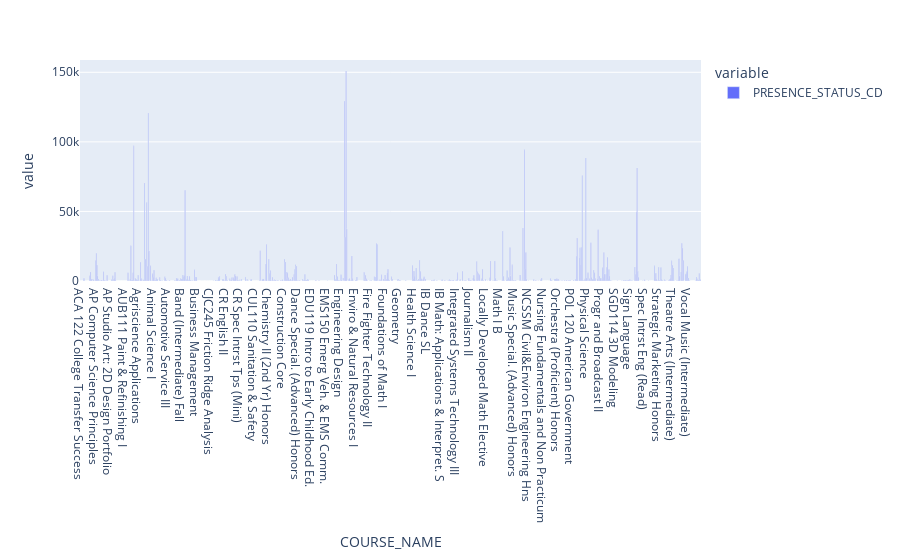

Here is the notebook cell this chart was saved with:
### Code cell
df_grade_absent = df_grade[df_grade["PRESENCE_STATUS_CD"] != "Present"]
df_grade_absent.groupby("COURSE_NAME").count()["PRESENCE_STATUS_CD"].plot(kind="bar")

### Figure 1 — Plotly figure (JSON) as saved in the notebook; plotly's stock layout.template omitted (floating-point values rounded to 4 significant figures; data arrays with more than 128 entries replaced by an {"elided": "..."} marker saying what was removed)
{"data": [{"alignmentgroup": "True", "hovertemplate": "variable=PRESENCE_STATUS_CD<br>COURSE_NAME=%{x}<br>value=%{y}<extra></extra>", "legendgroup": "PRESENCE_STATUS_CD", "marker": {"color": "#636efa", "pattern": {"shape": ""}}, "name": "PRESENCE_STATUS_CD", "offsetgroup": "PRESENCE_STATUS_CD", "orientation": "v", "showlegend": true, "textposition": "auto", "type": "bar", "x": {"elided": "860 str values"}, "xaxis": "x", "y": {"elided": "860 int values"}, "yaxis": "y"}], "layout": {"barmode": "relative", "legend": {"title": {"text": "variable"}, "tracegroupgap": 0}, "margin": {"t": 60}, "xaxis": {"anchor": "y", "domain": [0, 1], "title": {"text": "COURSE_NAME"}}, "yaxis": {"anchor": "x", "domain": [0, 1], "title": {"text": "value"}}}}
